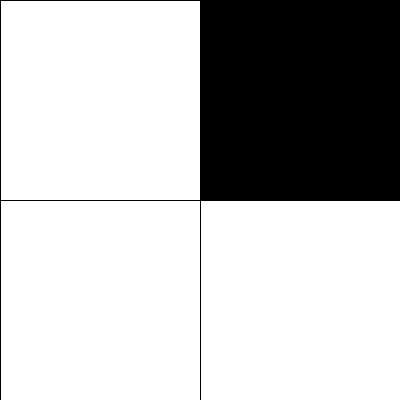
Frame 1 (no input)
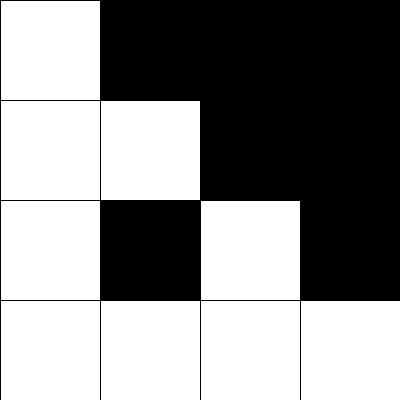
Frame 60 (the mouse pressed at the canvas centre just before this capture)
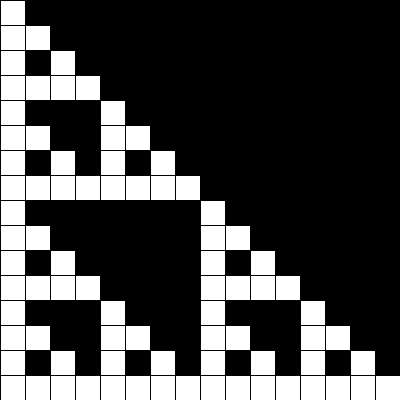
Frame 120 (the mouse held since frame 60 and released just before this capture)

The Processing sketch that drew these frames (run headless with seeded random() and noise(); from frame 60 on, the mouse is pressed at the canvas centre):

// Processing sketch: processing_9845
// ── processing_9845.pde

int nb=0,nbMax=5;
void setup(){
size(400,400);
frameRate(30);
smooth();
rectMode(CORNER);
}
void draw(){
carre(0,0,400,nb);
if(nb>nbMax)nb=0;
if(frameCount%30==0)nb++ ;
}
void carre(int x,int y,float taille, int nb){
taille*=0.5;
fill(255);
rect(x,y,taille,taille);
rect(x,y+taille,taille,taille);
rect(x+taille,y+taille,taille,taille);
fill(0);
rect(x+taille,y,taille,taille);
if(nb>0){
  nb--;
  
  carre(x,y,taille,nb);
  pushMatrix();
  translate(x,y+taille);
  carre(x,y,taille,nb);
  popMatrix();
  pushMatrix();
  translate(x+taille,y+taille);
  carre(x,y,taille,nb);
  popMatrix();
  
}
}
